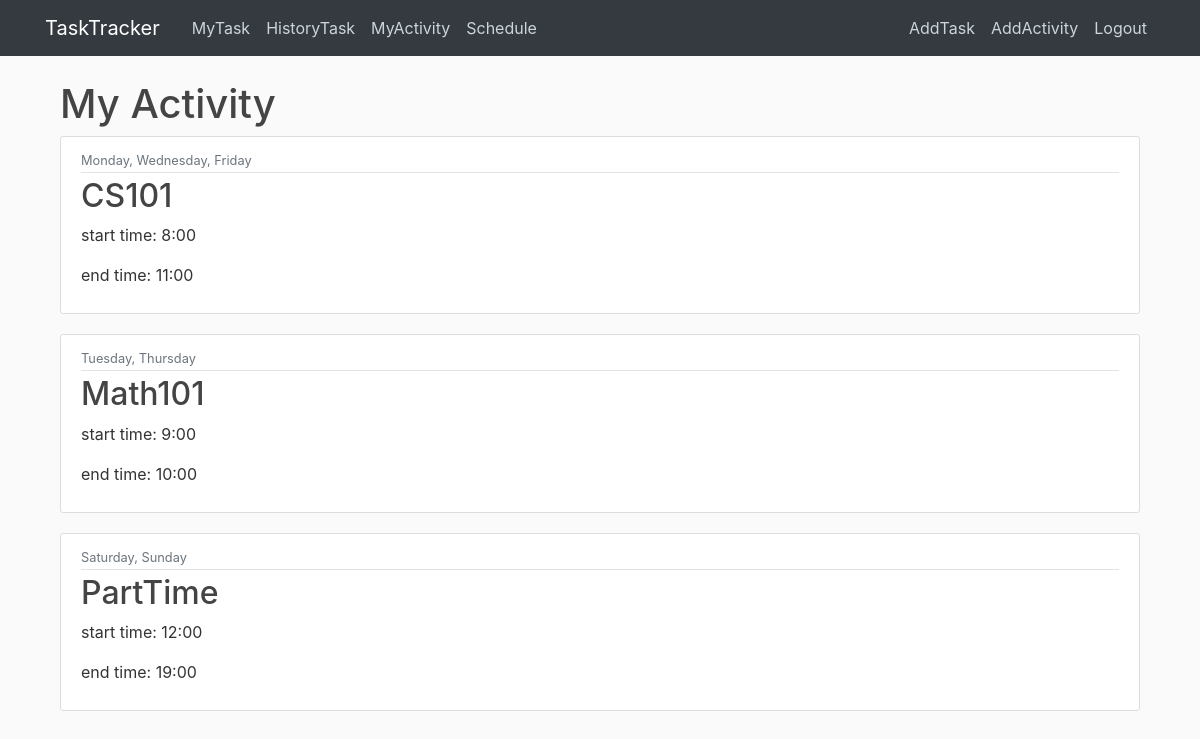
The page /activity/ (signed in) on the database as committed earlier.
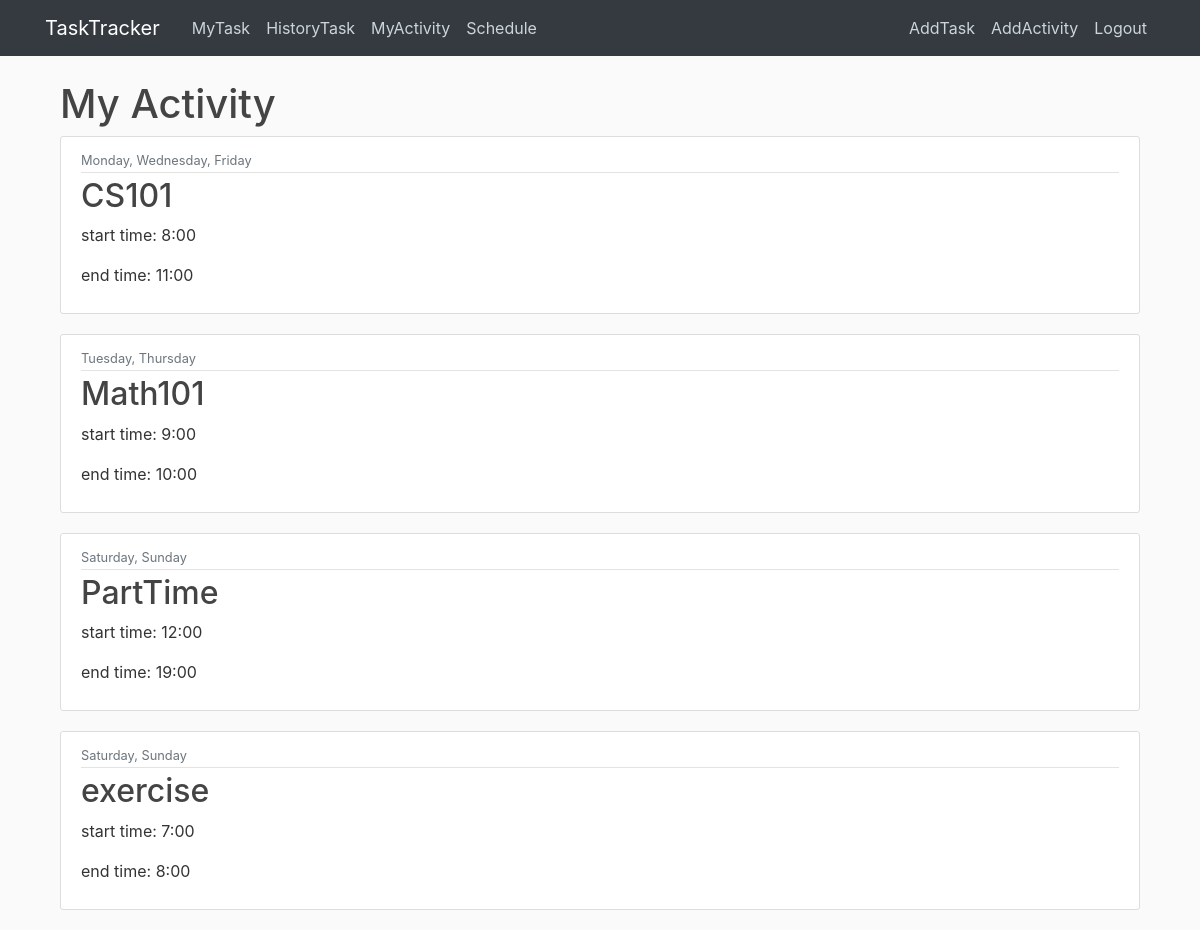
The same page on the database as committed later.
### main/models.py (models this page shows, shortened)
class Activity(models.Model):
    MY_CHOICES = (
        ('Mon', 'Monday'),
        ('Tue', 'Tuesday'),
        ('Wed', 'Wednesday'),
        ('Thu', 'Thursday'),
        ('Fri', 'Friday'),
        ('Sat', 'Saturday'),
        ('Sun', 'Sunday'),
    )
    activityname= models.CharField(max_length=100)
    starttime= models.PositiveIntegerField(default=7,validators=[MinValueValidator(7), MaxValueValidator(18)])
    endtime= models.PositiveIntegerField(default=8,validators=[MinValueValidator(8), MaxValueValidator(19)])
    repeat = MultiSelectField(choices=MY_CHOICES)
    activityuser =models.ForeignKey(User, on_delete=models.CASCADE)
    objects = activitymanager()

### main/views.py (the view)
# urls.py: path('activity/', ActivityListView.as_view(),name='main-activity'),
class ActivityListView(ListView):
    model = Activity
    template_name='main/activity.html'
    context_object_name = 'activitys'

### main/managers.py (called while the page is built)
    def get_queryset(self):
        return PostQuerySet(self.model, using =self._db)

### main/templates/main/activity.html
{% extends "main/base.html" %}
{% block content %}
<main role="main" class="container">
{% if user.is_authenticated %}
<h1>My Activity</h1>
{% for activity in activitys %}
{% if activity.activityuser == user%}
<article class="media content-section">
  <div class="media-body">
    <div class="article-metadata">
      <small class="text-muted">{{ activity.repeat }}</small>
    </div>
    <h2><a class="article-title" href="{% url 'activity-detail' activity.id %}">{{ activity.activityname }}</a></h2>
    <p class="article-content">start time: {{ activity.starttime }}:00</p>
    <p class="article-content">end time: {{ activity.endtime }}:00</p>
  </div>
</article>
{% endif %}
{% endfor %}
{% else %}
  <h1>Welcome</h1>
  <h2>Please Login first!!</h2>
{% endif %}
{% endblock content %}

Rows that differ between the two databases and show on the page:
added Activity: repeat "Saturday, Sunday", activityname "exercise", starttime "7", endtime "8"
